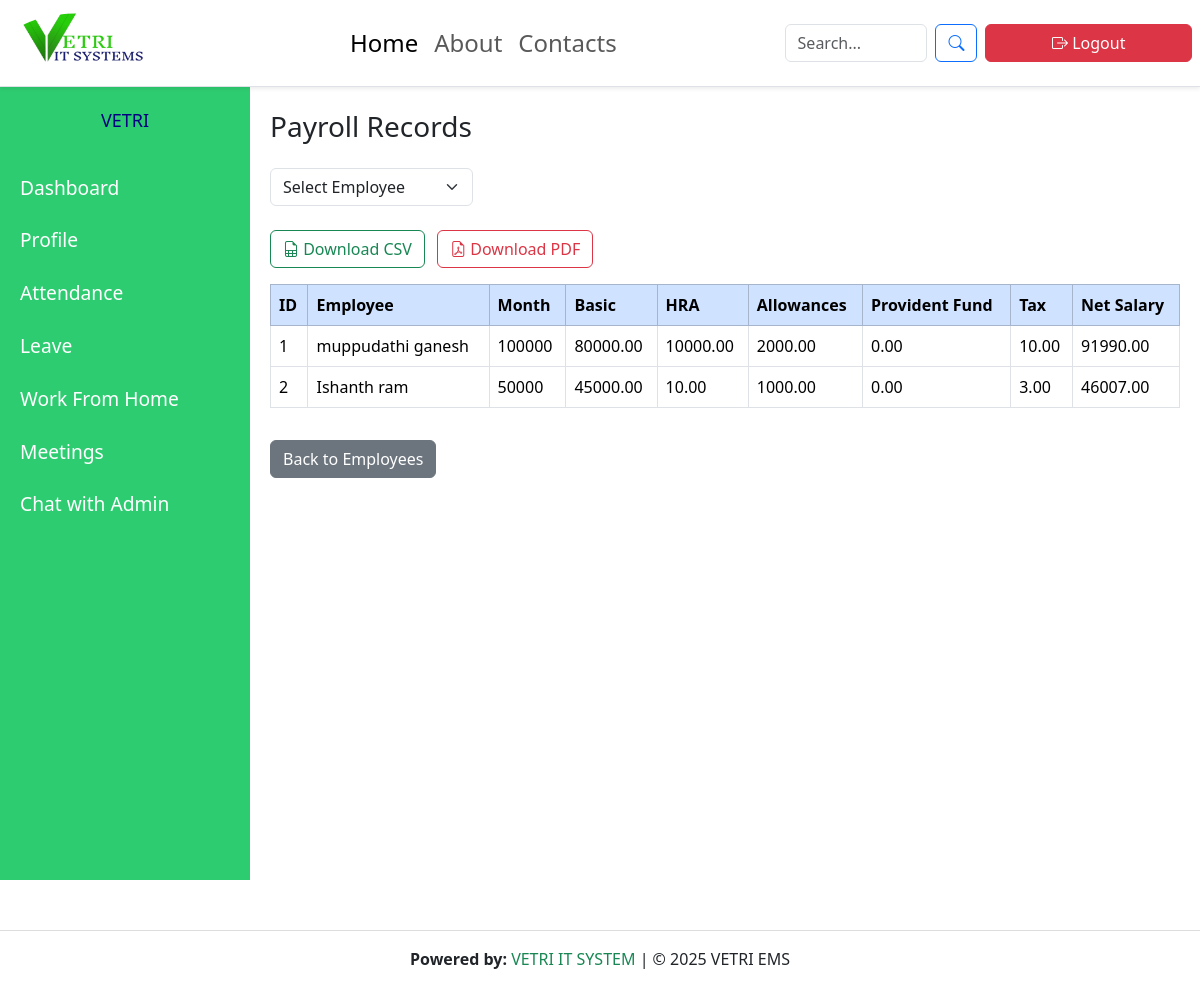
Screenshot of /payroll/ with the database file from the repository.
### employees/models.py (models this page shows, shortened)
class Payroll(models.Model):
    employee = models.ForeignKey(Employee, on_delete=models.CASCADE)
    basic_salary = models.DecimalField(max_digits=10, decimal_places=2)
    hra = models.DecimalField(max_digits=10, decimal_places=2, default=0)
    allowances = models.DecimalField(max_digits=10, decimal_places=2, default=0)
    provident_fund = models.DecimalField(max_digits=10, decimal_places=2, default=0)
    tax = models.DecimalField(max_digits=10, decimal_places=2, default=0)
    month = models.CharField(max_length=20)
    net_salary = models.DecimalField(max_digits=10, decimal_places=2, default=0)

class Employee(models.Model):
    user = models.OneToOneField(User, on_delete=models.CASCADE, null=True, blank=True)
    emp_id = models.CharField(max_length=20, unique=True)
    first_name = models.CharField(max_length=100)
    last_name = models.CharField(max_length=100, blank=True)
    email = models.EmailField(unique=True)
    phone = models.CharField(max_length=20)
    department = models.ForeignKey(Department, on_delete=models.CASCADE)
    designation = models.ForeignKey(Designation, on_delete=models.CASCADE)
    date_joined = models.DateField()
    address = models.TextField(blank=True)

### employees/views.py (the view)
# urls.py: path('payroll/', views.payroll_list, name='payroll_list'),
def payroll_list(request):
    payrolls = Payroll.objects.all()
    employees = Employee.objects.all()
    return render(request, 'employees/payroll_list.html', {'payrolls': payrolls, 'employees': employees})

### employees/context_processors.py (called while the page is built)
def admin_id_processor(request):
    try:
        admin_user = User.objects.filter(is_superuser=True).first()
        return {'admin_id': admin_user.id if admin_user else None}
    except:
        return {'admin_id': None}

### employees/templates/employees/payroll_list.html (shortened to what this page needs)
{% extends "base.html" %}
{% load static %}
{% block content %}
  <link href="https://cdn.jsdelivr.net/npm/bootstrap@5.3.3/dist/css/bootstrap.min.css" rel="stylesheet">
  <link href="https://cdn.jsdelivr.net/npm/bootstrap-icons@1.11.1/font/bootstrap-icons.css" rel="stylesheet">
  <div class="main-content">
    <h3 class="mb-4">Payroll Records</h3>
<div class="mb-4 d-flex align-items-center gap-2">
  <form method="get" action="{% url 'add_payroll_redirect' %}" class="d-flex gap-2">
    <select name="emp_id" class="form-select" required>
      <option value="">Select Employee</option>
    </select>
  </form>
</div>
<div class="d-flex justify-content-between mb-3">
  <div>
    <a href="{% url 'export_payroll_csv' %}" class="btn btn-outline-success me-2">
      <i class="bi bi-file-earmark-spreadsheet"></i> Download CSV
    </a>
    <a href="{% url 'export_payroll_pdf' %}" class="btn btn-outline-danger">
      <i class="bi bi-file-earmark-pdf"></i> Download PDF
    </a>
  </div>
</div>
    <table class="table table-bordered  table-hover">
      <thead class="table-primary">
        <tr>
          <th>ID</th>
          <th>Employee</th>
          <th>Month</th>
          <th>Basic</th>
          <th>HRA</th>
          <th>Allowances</th>
          <th>Provident Fund</th>
          <th>Tax</th>
          <th>Net Salary</th>
        </tr>
      </thead>
      <tbody>
        {% for p in payrolls %}
        <tr>
          <td>{{ forloop.counter }}</td>
          <td>{{ p.employee.first_name }} {{ p.employee.last_name }}</td>
          <td>{{ p.month }}</td>
          <td>{{ p.basic_salary }}</td>
          <td>{{ p.hra }}</td>
          <td>{{ p.allowances }}</td>
          <td>{{ p.provident_fund }}</td>
          <td>{{ p.tax }}</td>
          <td>{{ p.net_salary }}</td>
        </tr>
        {% empty %}
        <tr>
          <td colspan="9">No payroll records found.</td>
        </tr>
        {% endfor %}
      </tbody>
    </table>
    <a href="{% url 'employee_list' %}" class="btn btn-secondary mt-3">Back to Employees</a>
  </div>
{% endblock %}

### employees/static/css/style.css (style rules this page uses)
body { margin: 0; font-family: 'Poppins', sans-serif; background-color: #f8f9fa; overflow-x: hidden; }
html { scroll-behavior: smooth; }
html, body { overflow-x: hidden !important; }

### rows the page displays
Payroll: employee.first_name "muppudathi", employee.last_name "ganesh", month "100000", basic_salary "80000.00", hra "10000.00", allowances "2000.00", provident_fund "0.00", tax "10.00", net_salary "91990.00"
Payroll: employee.first_name "Ishanth", employee.last_name "ram", month "50000", basic_salary "45000.00", hra "10.00", allowances "1000.00", provident_fund "0.00", tax "3.00", net_salary "46007.00"
